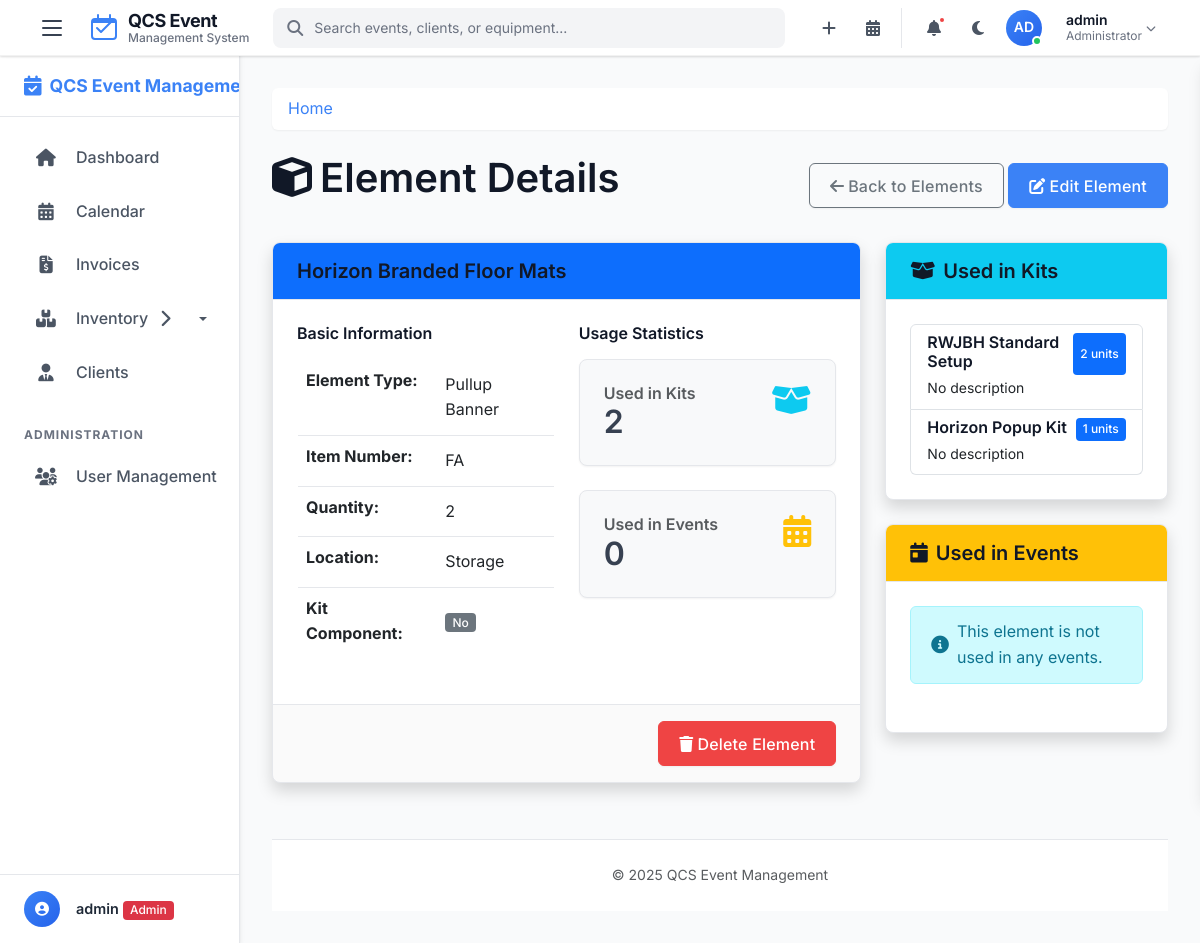
Page /elements/1 (signed in) on the committed database.
### tables this page shows
CREATE TABLE elements (
    element_id INTEGER PRIMARY KEY AUTOINCREMENT,
    type_id INTEGER NOT NULL,
    item_description TEXT NOT NULL,
    item_number TEXT,  -- Can be NULL if no item number is assigned
    quantity INTEGER NOT NULL CHECK (quantity >= 0),
    location TEXT NOT NULL,
    is_kit_component BOOLEAN DEFAULT 0, -- 0 for false, 1 for true.
    FOREIGN KEY (type_id) REFERENCES element_types(type_id)
);

CREATE TABLE element_types (
    type_id INTEGER PRIMARY KEY AUTOINCREMENT,
    type_name TEXT NOT NULL UNIQUE
);

CREATE TABLE kit_elements (
    kit_id INTEGER NOT NULL,
    element_id INTEGER NOT NULL,
    quantity INTEGER NOT NULL CHECK (quantity > 0),
    PRIMARY KEY (kit_id, element_id),
    FOREIGN KEY (kit_id) REFERENCES kits(kit_id),
    FOREIGN KEY (element_id) REFERENCES elements(element_id)
);

CREATE TABLE kits (
    kit_id INTEGER PRIMARY KEY AUTOINCREMENT,
    kit_name TEXT NOT NULL UNIQUE,
    description TEXT
);

### app.py (the view)
@app.route('/elements/<int:element_id>')
@login_required
def view_element(element_id):
    db = get_db()
    element = db.execute(
        '''SELECT e.*, t.type_name
           FROM elements e
           JOIN element_types t ON e.type_id = t.type_id
           WHERE e.element_id = ?''', (element_id,)
    ).fetchone()
    if element is None:
        abort(404)
    kits = db.execute(
        '''SELECT k.kit_id, k.kit_name, ke.quantity
           FROM kits k
           JOIN kit_elements ke ON k.kit_id = ke.kit_id
           WHERE ke.element_id = ?''', (element_id,)
    ).fetchall()
    return render_template('view_element.html', element=element, kits=kits)

### app.py (called while the page is built)
@app.after_request
def add_security_headers(response):
    response.headers['X-Content-Type-Options'] = 'nosniff'
    response.headers['X-Frame-Options'] = 'DENY'
    response.headers['X-XSS-Protection'] = '1; mode=block'
    response.headers['Strict-Transport-Security'] = 'max-age=31536000; includeSubDomains'
    return response

### helpers.py (called while the page is built)
def get_db():
    if 'db' not in g:
        g.db = sqlite3.connect(
            current_app.config['DATABASE'],
            detect_types=sqlite3.PARSE_DECLTYPES
        )
        g.db.row_factory = sqlite3.Row
    return g.db

def login_required(f):
    @wraps(f)
    def decorated_function(*args, **kwargs):
        if 'user_id' not in session:
            if request.path.startswith('/api/') or request.is_json or request.headers.get('X-Requested-With') == 'XMLHttpRequest':
                return jsonify({'error': 'Authentication required'}), 401
            else:
                flash('Please log in first', 'warning')
                return redirect(url_for('login'))
        return f(*args, **kwargs)
    return decorated_function

### templates/view_element.html (shortened to what this page needs)
{% extends 'layout.html' %}
{% block content %}
<div class="d-flex justify-content-between align-items-center mb-4">
    <h1><i class="fas fa-cube me-2"></i>Element Details</h1>
    <div>
        <a href="{{ url_for('elements') }}" class="btn btn-outline-secondary">
            <i class="fas fa-arrow-left me-1"></i>Back to Elements
        </a>
        {% if 'admin' in session.role or 'staff' in session.role %}
        <a href="{{ url_for('edit_element', element_id=element.element_id) }}" class="btn btn-primary">
            <i class="fas fa-edit me-1"></i>Edit Element
        </a>
        {% endif %}
    </div>
</div>
<div class="row">
    <div class="col-lg-8">
        <div class="card shadow mb-4">
            <div class="card-header bg-primary text-white">
                <h5 class="mb-0">{{ element.item_description }}</h5>
            </div>
            <div class="card-body">
                <div class="row">
                    <div class="col-md-6">
                        <h6>Basic Information</h6>
                        <table class="table">
                            <tr>
                                <th>Element Type:</th>
                                <td>{{ element.type_name }}</td>
                            </tr>
                            <tr>
                                <th>Item Number:</th>
                                <td>{{ element.item_number or 'N/A' }}</td>
                            </tr>
                            <tr>
                                <th>Quantity:</th>
                                <td>{{ element.quantity }}</td>
                            </tr>
                            <tr>
                                <th>Location:</th>
                                <td>{{ element.location }}</td>
                            </tr>
                            <tr>
                                <th>Kit Component:</th>
                                <td>
                                    {% if element.is_kit_component %}
                                    <span class="badge bg-info">Yes</span>
                                    {% else %}
                                    <span class="badge bg-secondary">No</span>
                                    {% endif %}
                                </td>
                            </tr>
                        </table>
                    </div>
                    <div class="col-md-6">
                        <h6>Usage Statistics</h6>
                        <div class="mb-3">
                            <div class="card bg-light">
                                <div class="card-body">
                                    <div class="row">
                                        <div class="col">
                                            <h6 class="card-title text-muted mb-0">Used in Kits</h6>
                                            <h2 class="card-text">{{ kits|length }}</h2>
                                        </div>
                                        <div class="col-auto">
                                            <i class="fas fa-box-open fa-2x text-info"></i>
                                        </div>
                                    </div>
                                </div>
                            </div>
                        </div>
                        <div>
                            <div class="card bg-light">
                                <div class="card-body">
                                    <div class="row">
                                        <div class="col">
                                            <h6 class="card-title text-muted mb-0">Used in Events</h6>
                                            <h2 class="card-text">{{ events|length }}</h2>
                                        </div>
                                        <div class="col-auto">
                                            <i class="fas fa-calendar-alt fa-2x text-warning"></i>
                                        </div>
                                    </div>
                                </div>
                            </div>
                        </div>
                    </div>
                </div>
            </div>
            {% if 'admin' in session.role or 'staff' in session.role %}
            <div class="card-footer d-flex justify-content-end">
                <button type="button" class="btn btn-danger" data-bs-toggle="modal" data-bs-target="#deleteElementModal">
                    <i class="fas fa-trash me-1"></i>Delete Element
                </button>
            </div>
            {% endif %}
        </div>
    </div>
    <div class="col-lg-4">
        <div class="card shadow mb-4">
            <div class="card-header bg-info text-white">
                <h5 class="mb-0"><i class="fas fa-box-open me-2"></i>Used in Kits</h5>
            </div>
            <div class="card-body">
                {% if kits %}
                <div class="list-group">
                    {% for kit in kits %}
                    <a href="#" class="list-group-item list-group-item-action">
                        <div class="d-flex w-100 justify-content-between">
                            <h6 class="mb-1">{{ kit.kit_name }}</h6>
                            <span class="badge bg-primary">{{ kit.quantity }} units</span>
                        </div>
                        <small>{{ kit.description or 'No description' }}</small>
                    </a>
                    {% endfor %}
                </div>
                {% else %}
                <div class="alert alert-info">
                    <i class="fas fa-info-circle me-2"></i>This element is not used in any kits.
                </div>
                {% endif %}
            </div>
        </div>
        <div class="card shadow">
            <div class="card-header bg-warning text-white">
                <h5 class="mb-0"><i class="fas fa-calendar-day me-2"></i>Used in Events</h5>
            </div>
            <div class="card-body">
                {% if events %}
                <div class="list-group">
                    {% for event in events %}
                    <a href="{{ url_for('view_event', event_id=event.event_id) }}" class="list-group-item list-group-item-action">
                        <div class="d-flex w-100 justify-content-between">
                            <h6 class="mb-1">{{ event.event_name }}</h6>
                            <span class="badge bg-primary">{{ event.quantity }} units</span>
                        </div>
                        <small>
                            {{ event.event_date }} |
                            <span class="badge bg-secondary">
                                {{ event.client_name or 'No client' }}
                            </span>
                        </small>
                    </a>
                    {% endfor %}
                </div>
                {% else %}
                <div class="alert alert-info">
                    <i class="fas fa-info-circle me-2"></i>This element is not used in any events.
                </div>
                {% endif %}
            </div>
        </div>
    </div>
</div>
{% endblock %}

### rows in the picture
elements: item_description "Horizon Branded Floor Mats", item_number "FA", quantity "2", location "Storage"
element_types: type_name "Pullup Banner"
kit_elements: kit_name "RWJBH Standard Setup", quantity "2", description "No description"
kit_elements: kit_name "Horizon Popup Kit", quantity "1", description "No description"

### other values in the picture
{{ session.username[:2].upper() }} "AD"
{{ session.username }} "admin"
{{ kits|length }} "2"
{{ events|length }} "0"
